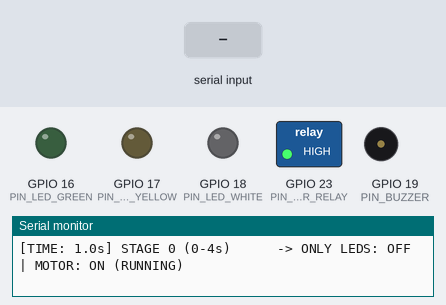
A sketch run on a simulated ESP32. Shown: switched loads named in the sketch (green lamp = pin HIGH), output pins drawn as LEDs (lit = HIGH), buzzer (waves = sounding, pin HIGH), the last lines printed to the serial monitor. The test bench sets the inputs (shaded band). WiFi joins after 1.5 s; servers stay silent unless stated; uploads are accepted with an empty reply.

Above: at 1.7 s.
1.8 s: "r" received over Serial
3.3 s: "R" received over Serial
At 8.0 s:
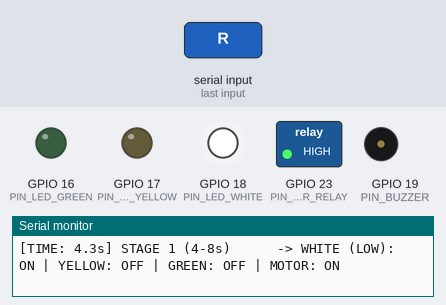
At 16.4 s:
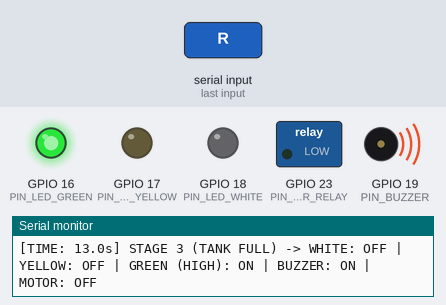
Timing chart, 0 to 16.8 s (numbered marks = the images above; inputs shaded):
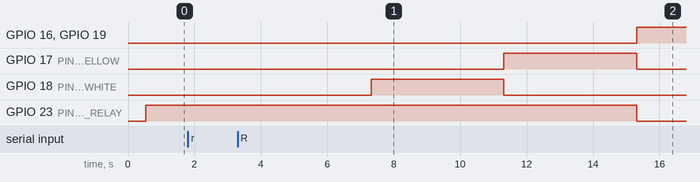

The sketch:

water_controller_ino_1.ino
```cpp
/*
 * =========================================================================================
 * Project: Smart Water Level Indicator & Automatic Pump Controller
 * Hardware: ESP32 Dev Module (WROOM-32)
 *
 * ── HARDWARE WIRING SPECIFICATION ────────────────────────────────────────────────────────
 *  1. LEDs (Connect with 220Ω or 330Ω current-limiting resistors to GND):
 *     - WHITE LED   (Low Level)    : Anode (+) -> GPIO 18, Cathode (-) -> 330Ω -> ESP32 GND
 *     - YELLOW LED  (Medium Level) : Anode (+) -> GPIO 17, Cathode (-) -> 330Ω -> ESP32 GND
 *     - GREEN LED   (High/Full)    : Anode (+) -> GPIO 16, Cathode (-) -> 330Ω -> ESP32 GND
 *
 *  2. BUZZER:
 *     - Positive (+) -> GPIO 19, Negative (-) -> ESP32 GND
 *
 *  3. MOTOR RELAY (via BC547 NPN Transistor):
 *     - ESP32 GPIO 23 -> 1kΩ Resistor -> BC547 Base (B)
 *     - BC547 Collector (C) -> Relay IN
 *     - BC547 Emitter (E)   -> ESP32 GND
 *     - Relay VCC -> 5V, Relay GND -> ESP32 GND
 *     - Relay COM -> Motor Pump (+) wire
 *     - Relay NO  -> Power Supply (+) for Motor Pump
 *
 * ── EXACT TIMING & SEQUENCE OPERATION ─────────────────────────────────────────────────────
 *  1. First 4 seconds (0s - 4s)   : ONLY LEDs remain OFF. MOTOR IS ON!
 *
 *  2. Next 4 seconds (4s - 8s)    : White (Low) LED turns ON. Motor remains ON.
 *                                   (Yellow LED OFF, Green LED OFF, Buzzer OFF)
 *
 *  3. Next 4 seconds (8s - 12s)   : White LED OFF, Yellow (Mid) LED turns ON. Motor remains ON.
 *                                   (Green LED OFF, Buzzer OFF)
 *
 *  4. High Level (12s onward)     : Yellow LED OFF, Green (High) LED turns ON, Buzzer ON,
 *                                   MOTOR TURNS OFF AND STAYS OFF!
 * =========================================================================================
 */

#include <WiFi.h>
#include <HTTPClient.h>

// =========================================================================================
// 1. PIN DEFINITIONS
// =========================================================================================
#define PIN_LED_WHITE         18   // White LED (Low level indicator)
#define PIN_LED_YELLOW        17   // Yellow LED (Medium level indicator)
#define PIN_LED_GREEN         16   // Green LED (High / Full level indicator)
#define PIN_BUZZER            19   // Piezo Buzzer pin
#define PIN_MOTOR_RELAY       23   // Motor Pump Relay Control Pin (via BC547 Base)

// =========================================================================================
// 2. WI-FI & WEBSITE DASHBOARD TELEMETRY SETTINGS
// =========================================================================================
const char* WIFI_SSID     = "Kuttyyy";
const char* WIFI_PASSWORD = "jaya162007";
const char* SERVER_URL    = "http://10.157.61.118:5000/api/water-data";
const char* DEVICE_TOKEN  = "AQUASENSE_ESP32_SECURE_TOKEN_2026";

// =========================================================================================
// 3. 4-SECOND TIMING CONFIGURATION
// =========================================================================================
const unsigned long STAGE_INIT_TIME = 4000;   // 0s to 4s:   Only LEDs OFF, Motor ON!
const unsigned long STAGE_LOW_TIME  = 8000;   // 4s to 8s:   White (Low) LED ON, Motor ON
const unsigned long STAGE_MID_TIME  = 12000;  // 8s to 12s:  Yellow (Mid) LED ON, Motor remains ON
// After 12s: High (Green) LED ON, Buzzer ON, Motor turns OFF and stays OFF!

// REPEAT_CYCLE: false ensures motor stays OFF once tank reaches High/Full
const bool REPEAT_CYCLE = false;

// Relay polarity with BC547 driver: HIGH turns relay ON
const bool RELAY_ACTIVE_HIGH = true;

// =========================================================================================
// 4. STATE TRACKING VARIABLES
// =========================================================================================
unsigned long sequenceStartTime = 0;
bool isMotorRunning = false;
unsigned long lastPrintTime = 0;

// Non-blocking telemetry state shared with Core 0 background task
volatile int telemetryWaterPercent = 0;
volatile bool telemetryPumpState = false;
volatile bool telemetryTrigger = false;

void setMotor(bool turnOn) {
  isMotorRunning = turnOn;
  digitalWrite(PIN_MOTOR_RELAY, (RELAY_ACTIVE_HIGH ? turnOn : !turnOn) ? HIGH : LOW);
}

void setBuzzer(bool turnOn) {
  digitalWrite(PIN_BUZZER, turnOn ? HIGH : LOW);
}

// Background FreeRTOS task on Core 0 so Wi-Fi/HTTP NEVER blocks the timing
void backgroundTelemetryTask(void * pvParameters) {
  unsigned long lastSync = 0;
  for(;;) {
    if (WiFi.status() == WL_CONNECTED) {
      if (telemetryTrigger || (millis() - lastSync >= 3000)) {
        telemetryTrigger = false;
        lastSync = millis();

        HTTPClient http;
        http.begin(SERVER_URL);
        http.setTimeout(1000);
        http.addHeader("Content-Type", "application/json");
        http.addHeader("x-device-token", DEVICE_TOKEN);

        String payload = "{";
        payload += "\"waterLevel\":" + String(telemetryWaterPercent) + ",";
        payload += "\"pump\":" + String(telemetryPumpState ? "true" : "false");
        payload += "}";

        http.POST(payload);
        http.end();
      }
    }
    vTaskDelay(pdMS_TO_TICKS(100));
  }
}

// =========================================================================================
// 5. SETUP FUNCTION
// =========================================================================================
void setup() {
  Serial.begin(115200);
  delay(500);

  Serial.println("\n=================================================================");
  Serial.println("  Smart Water Level Controller Initialized                       ");
  Serial.println("=================================================================");
  Serial.println("  1. 0s - 4s   : LEDs OFF | MOTOR IS ON (Initial 4 Seconds)      ");
  Serial.println("  2. 4s - 8s   : White (Low) LED ON  | Motor REMAINS ON          ");
  Serial.println("  3. 8s - 12s  : Yellow (Mid) LED ON | Motor REMAINS ON          ");
  Serial.println("  4. 12s onward: Green (High) LED ON | Buzzer ON | MOTOR OFF     ");
  Serial.println("=================================================================\n");

  pinMode(PIN_LED_WHITE,   OUTPUT);
  pinMode(PIN_LED_YELLOW,  OUTPUT);
  pinMode(PIN_LED_GREEN,   OUTPUT);
  pinMode(PIN_BUZZER,      OUTPUT);
  pinMode(PIN_MOTOR_RELAY, OUTPUT);

  // Initially: ONLY LEDs are OFF, Motor is ON!
  digitalWrite(PIN_LED_WHITE,  LOW);
  digitalWrite(PIN_LED_YELLOW, LOW);
  digitalWrite(PIN_LED_GREEN,  LOW);
  setBuzzer(false);
  setMotor(true); // Motor starts ON immediately!

  // Start background Wi-Fi without blocking
  WiFi.mode(WIFI_STA);
  WiFi.begin(WIFI_SSID, WIFI_PASSWORD);

  // Spawn non-blocking background telemetry task on Core 0
  xTaskCreatePinnedToCore(backgroundTelemetryTask, "telemetryTask", 4096, NULL, 1, NULL, 0);

  Serial.println(">> [INITIAL 0s - 4s] Only LEDs are OFF | MOTOR IS ON...\n");
  sequenceStartTime = millis();
}

// =========================================================================================
// 6. MAIN LOOP (Runs on Core 1)
// =========================================================================================
void loop() {
  unsigned long elapsed = millis() - sequenceStartTime;

  // Optional cycle repeat if enabled
  if (REPEAT_CYCLE && elapsed >= 16000) {
    sequenceStartTime = millis();
    elapsed = 0;
    Serial.println("\n>> [CYCLE REPEAT] Restarting sequence...\n");
  }

  // ── STAGE 0 (0 to 4 Seconds): ONLY LEDs OFF, MOTOR IS ON! ────────────────────────────
  if (elapsed < STAGE_INIT_TIME) {
    digitalWrite(PIN_LED_WHITE,  LOW);   // White LED OFF
    digitalWrite(PIN_LED_YELLOW, LOW);   // Yellow LED OFF
    digitalWrite(PIN_LED_GREEN,  LOW);   // Green LED OFF
    setBuzzer(false);                    // Buzzer OFF
    setMotor(true);                      // MOTOR IS ON!

    telemetryWaterPercent = 0;
    telemetryPumpState = true;
  }
  // ── STAGE 1 (4 to 8 Seconds): White (Low) LED turns ON, Motor remains ON ─────────────
  else if (elapsed < STAGE_LOW_TIME) {
    digitalWrite(PIN_LED_WHITE,  HIGH);  // White (Low) LED ON
    digitalWrite(PIN_LED_YELLOW, LOW);   // Yellow LED OFF
    digitalWrite(PIN_LED_GREEN,  LOW);   // Green LED OFF
    setBuzzer(false);                    // Buzzer OFF
    setMotor(true);                      // Motor continues running

    telemetryWaterPercent = 35;
    telemetryPumpState = true;
  }
  // ── STAGE 2 (8 to 12 Seconds): Yellow (Mid) LED ON, Motor remains ON ──────────────────
  else if (elapsed < STAGE_MID_TIME) {
    digitalWrite(PIN_LED_WHITE,  LOW);   // White LED OFF
    digitalWrite(PIN_LED_YELLOW, HIGH);  // Yellow (Mid) LED ON
    digitalWrite(PIN_LED_GREEN,  LOW);   // Green LED OFF
    setBuzzer(false);                    // Buzzer OFF
    setMotor(true);                      // Motor continues running

    telemetryWaterPercent = 70;
    telemetryPumpState = true;
  }
  // ── STAGE 3 (12 Seconds onward): Green (High) LED ON, Buzzer ON, MOTOR OFF ────────────
  else {
    digitalWrite(PIN_LED_WHITE,  LOW);   // White LED OFF
    digitalWrite(PIN_LED_YELLOW, LOW);   // Yellow LED OFF
    digitalWrite(PIN_LED_GREEN,  HIGH);  // Green (High) LED ON
    setBuzzer(true);                     // Buzzer ON (Tank is Full!)
    setMotor(false);                     // Motor turns OFF and stays OFF!

    telemetryWaterPercent = 100;
    telemetryPumpState = false;
  }

  // Status printout to Serial Monitor every 500ms
  unsigned long currentMillis = millis();
  if (currentMillis - lastPrintTime >= 500) {
    lastPrintTime = currentMillis;
    Serial.print("[TIME: ");
    Serial.print(elapsed / 1000.0, 1);
    Serial.print("s] ");

    if (elapsed < STAGE_INIT_TIME) {
      Serial.println("STAGE 0 (0-4s)      -> ONLY LEDS: OFF | MOTOR: ON (RUNNING)");
    } else if (elapsed < STAGE_LOW_TIME) {
      Serial.println("STAGE 1 (4-8s)      -> WHITE (LOW): ON | YELLOW: OFF | GREEN: OFF | MOTOR: ON");
    } else if (elapsed < STAGE_MID_TIME) {
      Serial.println("STAGE 2 (8-12s)     -> WHITE: OFF | YELLOW (MID): ON | GREEN: OFF | MOTOR: ON");
    } else {
      Serial.println("STAGE 3 (TANK FULL) -> WHITE: OFF | YELLOW: OFF | GREEN (HIGH): ON | BUZZER: ON | MOTOR: OFF");
    }
  }

  // Interactive Serial shortcut: press 'r' to restart sequence from 0s
  if (Serial.available()) {
    char c = (char)Serial.read();
    if (c == 'r' || c == 'R') {
      sequenceStartTime = millis();
      Serial.println("\n>> [RESTART] Sequence restarted from 0s!\n");
    }
  }

  delay(20);
}
```

Measured:
- after the input at 3.3 s, GPIO 16 (PIN_LED_GREEN), GPIO 19 (PIN_BUZZER): LOW → HIGH after 12.0 s instead of 10.5 s; GPIO 23 (PIN_MOTOR_RELAY): HIGH → LOW after 12.0 s instead of 10.5 s
